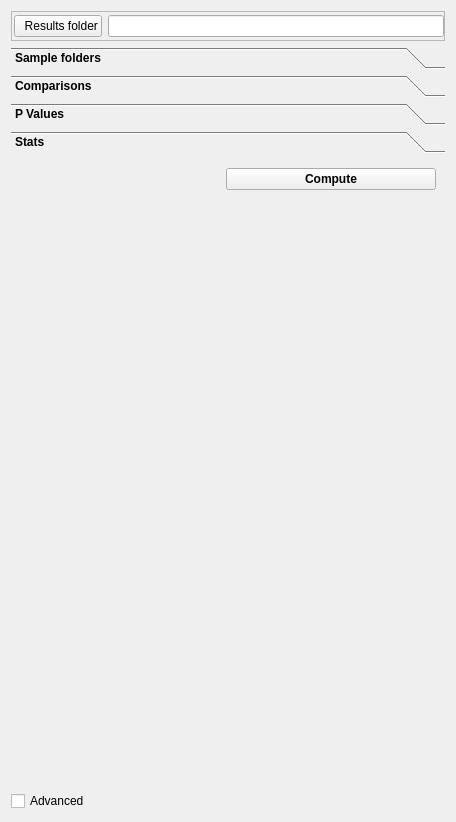
<?xml version="1.0" encoding="UTF-8"?>
<ui version="4.0">
 <class>Form</class>
 <widget class="QWidget" name="Form">
  <property name="geometry">
   <rect>
    <x>0</x>
    <y>0</y>
    <width>456</width>
    <height>822</height>
   </rect>
  </property>
  <property name="windowTitle">
   <string>Form</string>
  </property>
  <layout class="QVBoxLayout" name="verticalLayout_4">
   <item>
    <widget class="QFrame" name="frame_2">
     <property name="minimumSize">
      <size>
       <width>0</width>
       <height>30</height>
      </size>
     </property>
     <property name="frameShape">
      <enum>QFrame::StyledPanel</enum>
     </property>
     <property name="frameShadow">
      <enum>QFrame::Raised</enum>
     </property>
     <layout class="QHBoxLayout" name="horizontalLayout_4">
      <property name="leftMargin">
       <number>2</number>
      </property>
      <property name="topMargin">
       <number>0</number>
      </property>
      <property name="rightMargin">
       <number>0</number>
      </property>
      <property name="bottomMargin">
       <number>0</number>
      </property>
      <item>
       <widget class="QPushButton" name="resultsFolderPushButton">
        <property name="toolTip">
         <string>Where will the results be saved</string>
        </property>
        <property name="text">
         <string>  Results folder</string>
        </property>
        <property name="icon">
         <iconset theme="folder-open">
          <normaloff>.</normaloff>.</iconset>
        </property>
       </widget>
      </item>
      <item>
       <widget class="QLineEdit" name="resultsFolderLineEdit">
        <property name="minimumSize">
         <size>
          <width>0</width>
          <height>20</height>
         </size>
        </property>
       </widget>
      </item>
     </layout>
    </widget>
   </item>
   <item>
    <widget class="QToolBox" name="batchToolBox">
     <property name="font">
      <font>
       <bold>true</bold>
      </font>
     </property>
     <property name="toolTip">
      <string>&lt;html&gt;&lt;head/&gt;&lt;body&gt;&lt;p&gt;Compute the summary stats table for all the pairs of groups selected in the &lt;span style=&quot; font-style:italic;&quot;&gt;comparisons&lt;/span&gt; tab&lt;/p&gt;&lt;/body&gt;&lt;/html&gt;</string>
     </property>
     <property name="currentIndex">
      <number>3</number>
     </property>
     <widget class="QWidget" name="sampleFoldersPage">
      <property name="geometry">
       <rect>
        <x>0</x>
        <y>0</y>
        <width>438</width>
        <height>620</height>
       </rect>
      </property>
      <attribute name="label">
       <string>Sample folders</string>
      </attribute>
      <layout class="QGridLayout" name="gridLayout">
       <item row="0" column="1">
        <layout class="QGridLayout" name="sampleFoldersPageLayout">
         <item row="0" column="1">
          <widget class="QToolButton" name="folderPickerHelperInfoToolButton">
           <property name="icon">
            <iconset resource="icons.qrc">
             <normaloff>:/icons/icons/info.svg</normaloff>:/icons/icons/info.svg</iconset>
           </property>
          </widget>
         </item>
         <item row="0" column="0">
          <widget class="QPushButton" name="folderPickerHelperPushButton">
           <property name="toolTip">
            <string>Launch the wizard to select sample folders</string>
           </property>
           <property name="whatsThis">
            <string>&lt;html&gt;&lt;head/&gt;&lt;body&gt;&lt;p&gt;When you click the batch tab, you should select a start folder. The helper will&lt;/p&gt;&lt;p&gt; browse this main folder recursively and find all the subfolders that correspond &lt;/p&gt;&lt;p&gt;to ClearMap samples (using the sample_params.cfg files).&lt;/p&gt;&lt;p&gt;In this window, you should select the grou p number from the drop down menu&lt;/p&gt;&lt;p&gt;and move to the right column the samples for that group.&lt;/p&gt;&lt;p&gt;Once done, move to the next group.&lt;/p&gt;&lt;p&gt;Finaly click OK. You will be able to customise the names of the groups in the &lt;/p&gt;&lt;p&gt;batch tab.&lt;/p&gt;&lt;/body&gt;&lt;/html&gt;</string>
           </property>
           <property name="text">
            <string>  Folder picker helper</string>
           </property>
           <property name="icon">
            <iconset theme="gnome-help">
             <normaloff>.</normaloff>.</iconset>
           </property>
          </widget>
         </item>
         <item row="1" column="0">
          <widget class="QPushButton" name="addGroupPushButton">
           <property name="text">
            <string>Add group</string>
           </property>
           <property name="icon">
            <iconset theme="add">
             <normaloff>.</normaloff>.</iconset>
           </property>
          </widget>
         </item>
         <item row="2" column="0">
          <widget class="QPushButton" name="removeGroupPushButton">
           <property name="text">
            <string>Remove group</string>
           </property>
           <property name="icon">
            <iconset theme="remove">
             <normaloff>.</normaloff>.</iconset>
           </property>
          </widget>
         </item>
        </layout>
       </item>
      </layout>
     </widget>
     <widget class="QWidget" name="comparisonsPage">
      <property name="geometry">
       <rect>
        <x>0</x>
        <y>0</y>
        <width>438</width>
        <height>620</height>
       </rect>
      </property>
      <attribute name="label">
       <string>Comparisons</string>
      </attribute>
      <layout class="QVBoxLayout" name="verticalLayout_3">
       <item>
        <layout class="QVBoxLayout" name="comparisonsVerticalLayout"/>
       </item>
      </layout>
     </widget>
     <widget class="QWidget" name="page_8">
      <property name="geometry">
       <rect>
        <x>0</x>
        <y>0</y>
        <width>438</width>
        <height>620</height>
       </rect>
      </property>
      <attribute name="label">
       <string>P Values</string>
      </attribute>
      <layout class="QVBoxLayout" name="verticalLayout">
       <item>
        <widget class="QPushButton" name="runPValsPushButton">
         <property name="toolTip">
          <string>&lt;html&gt;&lt;head/&gt;&lt;body&gt;&lt;p&gt;Compute the p value maps for all the pairs of groups selected in the &lt;span style=&quot; font-style:italic;&quot;&gt;comparisons&lt;/span&gt; tab&lt;/p&gt;&lt;/body&gt;&lt;/html&gt;</string>
         </property>
         <property name="text">
          <string>Run</string>
         </property>
        </widget>
       </item>
       <item>
        <widget class="QPushButton" name="plotPValsPushButton">
         <property name="text">
          <string>Display</string>
         </property>
        </widget>
       </item>
      </layout>
     </widget>
     <widget class="QWidget" name="page_2">
      <property name="geometry">
       <rect>
        <x>0</x>
        <y>0</y>
        <width>438</width>
        <height>620</height>
       </rect>
      </property>
      <attribute name="label">
       <string>Stats</string>
      </attribute>
      <layout class="QFormLayout" name="formLayout">
       <item row="0" column="0">
        <spacer name="horizontalSpacer">
         <property name="orientation">
          <enum>Qt::Horizontal</enum>
         </property>
         <property name="sizeType">
          <enum>QSizePolicy::MinimumExpanding</enum>
         </property>
         <property name="sizeHint" stdset="0">
          <size>
           <width>200</width>
           <height>20</height>
          </size>
         </property>
        </spacer>
       </item>
       <item row="0" column="1">
        <widget class="QPushButton" name="batchStatsPushButton">
         <property name="text">
          <string>Compute</string>
         </property>
        </widget>
       </item>
      </layout>
     </widget>
    </widget>
   </item>
   <item>
    <widget class="QCheckBox" name="advancedCheckBox">
     <property name="text">
      <string>Advanced</string>
     </property>
    </widget>
   </item>
  </layout>
 </widget>
 <resources>
  <include location="icons.qrc"/>
 </resources>
 <connections/>
</ui>
